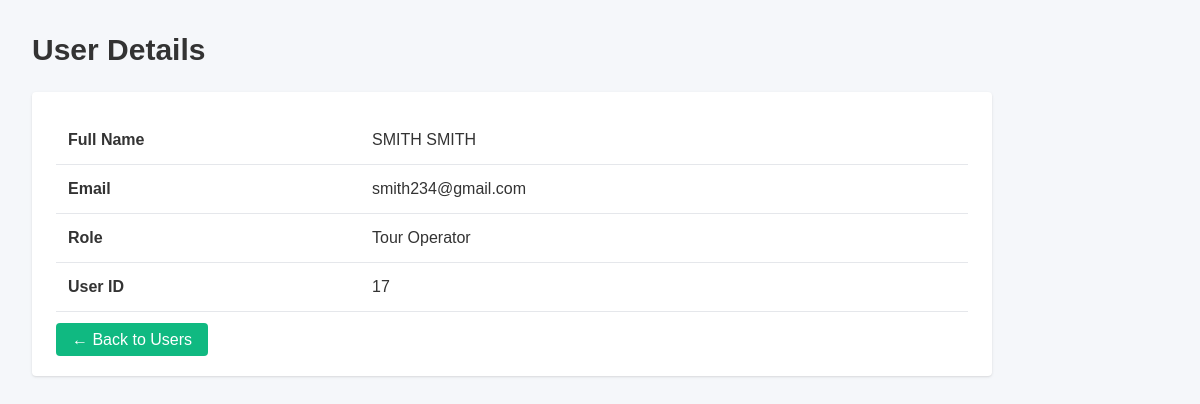
Screenshot of /admin/view_user.php?id=17 (signed in) with the database file from the repository.
### tables this page shows
CREATE TABLE `user` (
  `user_id` int(11) NOT NULL,
  `first_name` varchar(50) NOT NULL,
  `last_name` varchar(50) NOT NULL,
  `password` varchar(255) NOT NULL,
  `email` varchar(100) NOT NULL,
  `role_id` int(11) NOT NULL DEFAULT 1,
  `status` enum('pending','approved','rejected') DEFAULT NULL
);

### admin/view_user.php (the view, shortened to what this page needs)
<?php
$con = dbConnect();
$userId = isset($_GET['id']) ? intval($_GET['id']) : 0;
$stmt = $con->prepare("SELECT user_id, first_name, last_name, email, role_id FROM user WHERE user_id = ?");
$stmt->bind_param("i", $userId);
$stmt->execute();
$result = $stmt->get_result();
$user = $result->fetch_assoc();
$roleNames = [
    1 => 'Admin',
    2 => 'User',
    3 => 'Tour Operator'
];
?>
<!DOCTYPE html>
<html lang="en">
<head>
<link rel="stylesheet" href="/assets/css/dashboard.css">
<script src="https://cdn.tailwindcss.com"></script>
</head>
<body>
  <div class="container">
    <main class="flex-1 p-8">
      <h2 class="text-3xl font-bold mb-6">User Details</h2>
      <div class="bg-white rounded shadow p-6">
        <table class="min-w-full text-left border-collapse">
          <tr>
            <th class="p-3 border-b w-1/3">Full Name</th>
            <td class="p-3 border-b"><?= htmlspecialchars($user['first_name'] . ' ' . $user['last_name']) ?></td>
          </tr>
          <tr>
            <th class="p-3 border-b">Email</th>
            <td class="p-3 border-b"><?= htmlspecialchars($user['email']) ?></td>
          </tr>
          <tr>
            <th class="p-3 border-b">Role</th>
            <td class="p-3 border-b"><?= $roleNames[$user['role_id']] ?? 'User' ?></td>
          </tr>
          <tr>
            <th class="p-3 border-b">User ID</th>
            <td class="p-3 border-b"><?= $user['user_id'] ?></td>
          </tr>
        </table>
        <div class="mt-4">
          <a href="manage_users.php" class="px-4 py-2 bg-emerald-500 text-white rounded hover:bg-emerald-600">← Back to Users</a>
        </div>
      </div>
    </main>
  </div>
</body>
</html>

### assets/css/dashboard.css (style rules this page uses)
* { box-sizing: border-box; }
body { margin: 0; font-family: 'Poppins', sans-serif; background: #f5f7fa; color: #333; }
a { text-decoration: none; color: inherit; }
.container { display: flex; min-height: 100vh; }

### rows the page displays
user: first_name+last_name "SMITH SMITH", email "smith234@gmail.com", role "Tour Operator", user_id "17"
